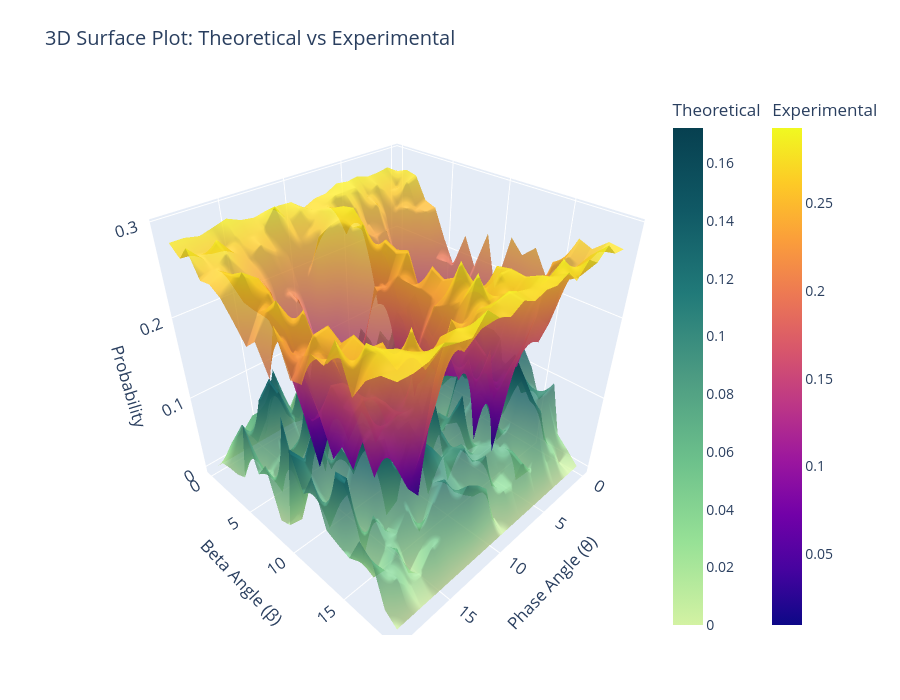

The notebook cell this image was saved under:
### Markdown cell above
## 8. 3D Surface Comparisons
Función parametrizada para visualizar la matriz teórica superpuesta y contrastada en 3D contra una matriz de resultados.

### Code cell
def plot_surface_from_csv(array_theoretical, array_experimental):
    fig = go.Figure()
    
    fig.add_trace(go.Surface(
        z=array_theoretical, 
        colorscale='Emrld',
        opacity=0.8,
        name='Theoretical',
        colorbar=dict(title='Theoretical', x=0.9)
    ))
    
    fig.add_trace(go.Surface(
        z=array_experimental, 
        opacity=0.8, 
        name='Experimental',
        colorbar=dict(title='Experimental', x=1.05)
    ))
    
    fig.update_layout(
        title='3D Surface Plot: Theoretical vs Experimental',
        autosize=False,
        width=900,
        height=700,
        margin=dict(l=65, r=50, b=65, t=90),
        scene=dict(
            xaxis_title='Phase Angle (θ)',
            yaxis_title='Beta Angle (β)',
            zaxis_title='Probability'
        ),
        font=dict(size=14) 
    )
    fig.show()

# Ejemplo de uso renderizando archivos experimentales específicos:
try:
    experiment_noiseless = pd.read_csv('./runs/3_E91_data_20x20_mesh_1.5E+04_states_AER_SIM_14_03_2026_18_45_25.csv', header=None).dropna(axis=1,how='all').values
    experiment_noisy = pd.read_csv('./runs/3_NOISY_20x20_mesh_1.5E+04_states_AER_SIM_19_03_2026_09_56_15.csv', header=None).dropna(axis=1,how='all').values
    
    model_surface = np.array([[analytical(theta=t,beta=b, alpha=pi/16) for b in np.linspace(0,pi,20)] for t in np.linspace(0,2*pi,20)])
    
    plot_surface_from_csv(
        np.sqrt(np.abs(np.square(model_surface) - np.square(experiment_noiseless))), 
        np.sqrt(np.abs(np.square(model_surface) - np.square(experiment_noisy)))
    )
except FileNotFoundError:
    pass

### Figure 1 — Plotly figure (JSON) as saved in the notebook; plotly's stock layout.template omitted (floating-point values rounded to 4 significant figures; data arrays with more than 128 entries replaced by an {"elided": "..."} marker saying what was removed)
{"data": [{"colorbar": {"title": {"text": "Theoretical"}, "x": 0.9}, "colorscale": [[0, "rgb(211, 242, 163)"], [0.1667, "rgb(151, 225, 150)"], [0.3333, "rgb(108, 192, 139)"], [0.5, "rgb(76, 155, 130)"], [0.6667, "rgb(33, 122, 121)"], [0.8333, "rgb(16, 89, 101)"], [1, "rgb(7, 64, 80)"]], "name": "Theoretical", "opacity": 0.8, "type": "surface", "z": {"elided": "20x20 float values"}}, {"colorbar": {"title": {"text": "Experimental"}, "x": 1.05}, "name": "Experimental", "opacity": 0.8, "type": "surface", "z": {"elided": "20x20 float values"}}], "layout": {"autosize": false, "font": {"size": 14}, "height": 700, "margin": {"b": 65, "l": 65, "r": 50, "t": 90}, "scene": {"xaxis": {"title": {"text": "Phase Angle (θ)"}}, "yaxis": {"title": {"text": "Beta Angle (β)"}}, "zaxis": {"title": {"text": "Probability"}}}, "title": {"text": "3D Surface Plot: Theoretical vs Experimental"}, "width": 900}}
